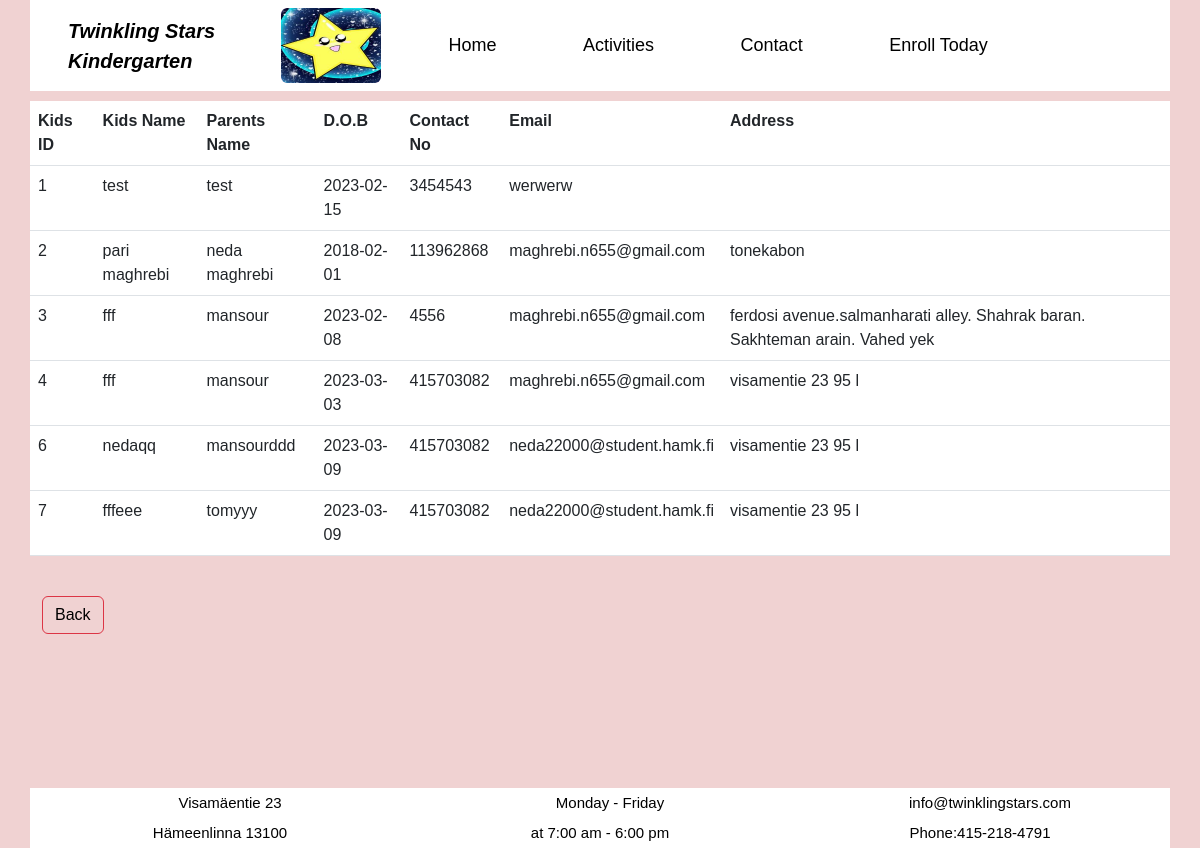
/viewkidsinfo.php, run on the app's committed database.
### tables this page shows
CREATE TABLE `kidsinfo` (
  `kidsid` int NOT NULL,
  `kidsname` text NOT NULL,
  `parentsname` text NOT NULL,
  `dob` date NOT NULL,
  `phone` int NOT NULL,
  `email` text NOT NULL,
  `address` text NOT NULL
);

### viewkidsinfo.php (the view, shortened to what this page needs)
<?php
include "headerr.php";
?>
<?php
include 'db.php';
$sql = "select * from kidsinfo ";
$result = $conn->query($sql);
if($result->num_rows > 0){
    echo "
    <table class='table'>
    <tr><th>Kids ID</th><th>Kids Name</th><th>Parents Name</th><th>D.O.B</th><th>Contact No</th><th>Email</th><th>Address</th></tr>";
    while($row=$result->fetch_assoc()){
    echo"
    <tr>
    <td>$row[kidsid]</td>
    <td>$row[kidsname]</td>
    <td>$row[parentsname]</td>
    <td>$row[dob]</td>
    <td>$row[phone]</td>
    <td>$row[email]</td>
    <td>$row[address]</td>
    </tr>
     ";
    }
    echo"</table>";
}
else{
    echo"No Result";
}
?>
<div class="col-md-6">
<br>
<a class="btn btn-danger" href="createkidsinfo.php" role="button">Back</a>
</div>
<br> <br> <br> <br> <br> <br> <br> <br> <br>
<?php
include "footer1.php";
?>

### headerr.php (style rules this page uses)
body { background-color: #F0D2D2; font-family: Verdana, Geneva, Tahoma, sans-serif; color:black: width: 1080px; margin:auto; display: flex; justify-content: space-between; }
a:link { color: black; background-color: transparent; text-decoration: none; }

### data on the page
kidsinfo: kidsid "1", kidsname "test", parentsname "test", dob "2023-02-15", phone "3454543", email "werwerw"
kidsinfo: kidsid "2", kidsname "pari maghrebi", parentsname "neda maghrebi", dob "2018-02-01", phone "113962868", email "maghrebi.n655@gmail.com", address "tonekabon"
kidsinfo: kidsid "3", kidsname "fff", parentsname "mansour", dob "2023-02-08", phone "4556", email "maghrebi.n655@gmail.com", address "ferdosi avenue.salmanharati alley. Shahrak baran. Sakhteman arain. Vahed yek"
kidsinfo: kidsid "4", kidsname "fff", parentsname "mansour", dob "2023-03-03", phone "415703082", email "maghrebi.n655@gmail.com", address "visamentie 23 95 l"
kidsinfo: kidsid "6", kidsname "nedaqq", parentsname "mansourddd", dob "2023-03-09", phone "415703082", email "neda22000@student.hamk.fi", address "visamentie 23 95 l"
kidsinfo: kidsid "7", kidsname "fffeee", parentsname "tomyyy", dob "2023-03-09", phone "415703082", email "neda22000@student.hamk.fi", address "visamentie 23 95 l"
